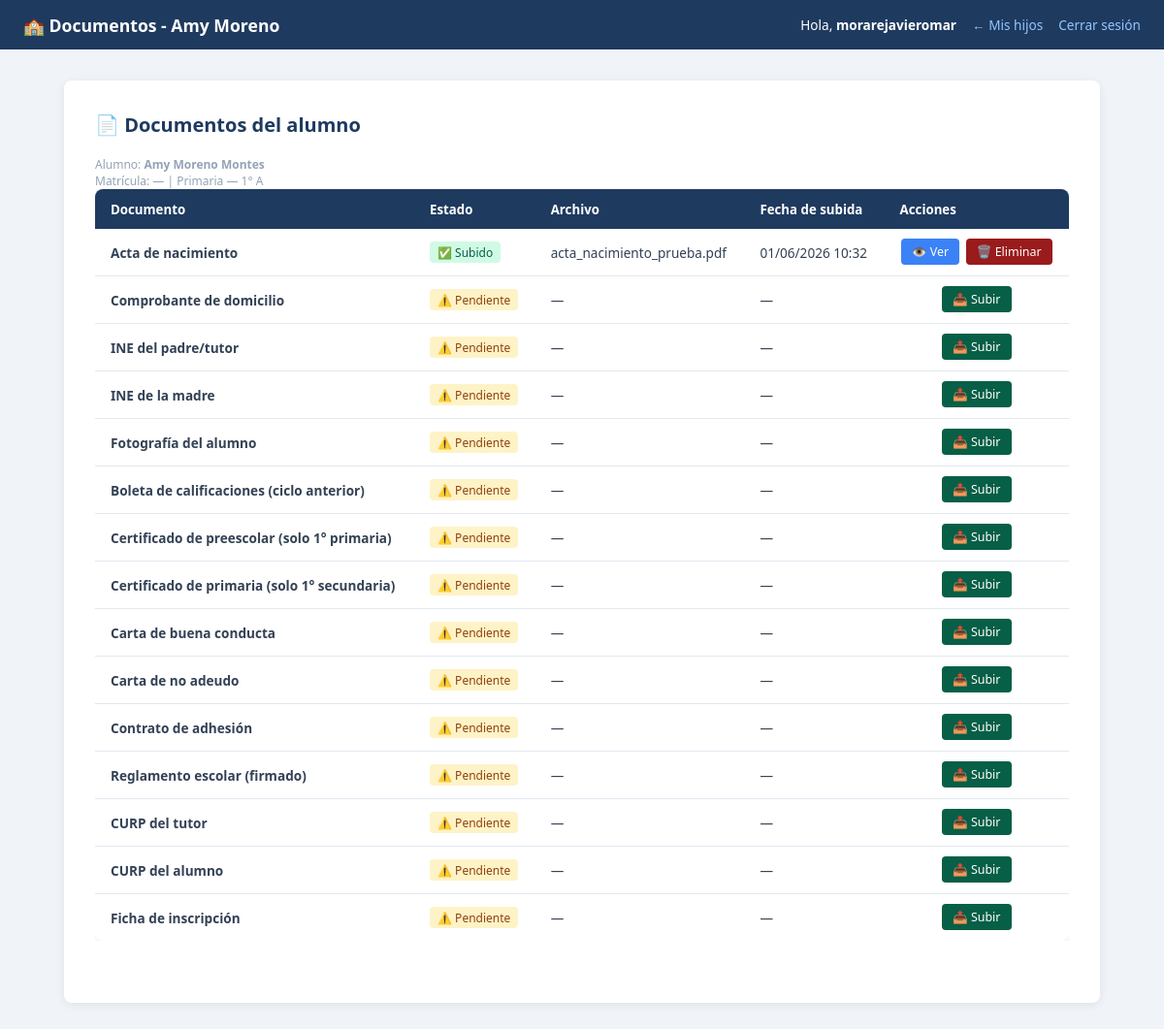
/padre/documentos.php?alumno_id=1 (signed in), run on the app's committed database.
### tables this page shows
CREATE TABLE `alumnos` (
  `id` int(10) unsigned NOT NULL AUTO_INCREMENT,
  `user_id` int(10) unsigned NOT NULL,
  `matricula` varchar(25) DEFAULT NULL,
  `nombre` varchar(100) NOT NULL,
  `apellido_paterno` varchar(60) NOT NULL,
  `apellido_materno` varchar(60) DEFAULT NULL,
  `curp` char(18) DEFAULT NULL,
  `fecha_nacimiento` date NOT NULL,
  `fecha_ingreso` date NOT NULL,
  `genero` enum('masculino','femenino','otro') NOT NULL,
  `rol` enum('estudiante') NOT NULL DEFAULT 'estudiante',
  `grado` tinyint(3) unsigned NOT NULL COMMENT '1-6',
  `grupo` enum('A','B','C','D') NOT NULL,
  `seccion` enum('maternal','preescolar','primaria','secundaria') NOT NULL,
  `activo` tinyint(1) NOT NULL DEFAULT 1,
  `creado_en` datetime NOT NULL DEFAULT current_timestamp(),
  `estatus` enum('nuevo_ingreso','reinscripcion','regular','baja') NOT NULL DEFAULT 'regular' COMMENT 'Estatus del alumno',
  `beca_interna` decimal(10,2) NOT NULL DEFAULT 0.00 COMMENT 'Monto de beca interna',
  `beca_externa` decimal(10,2) NOT NULL DEFAULT 0.00 COMMENT 'Monto de beca externa',
  PRIMARY KEY (`id`),
  UNIQUE KEY `user_id` (`user_id`),
  UNIQUE KEY `curp` (`curp`),
  UNIQUE KEY `matricula` (`matricula`),
  KEY `idx_estatus` (`estatus`),
  KEY `idx_beca_interna` (`beca_interna`),
  KEY `idx_beca_externa` (`beca_externa`),
  KEY `idx_fecha_ingreso` (`fecha_ingreso`),
  KEY `idx_apellidos_nombre` (`apellido_paterno`,`apellido_materno`,`nombre`),
  CONSTRAINT `alumnos_ibfk_1` FOREIGN KEY (`user_id`) REFERENCES `users` (`id`) ON DELETE CASCADE
);

CREATE TABLE `documentos_alumnos` (
  `id` int(10) unsigned NOT NULL AUTO_INCREMENT,
  `alumno_id` int(10) unsigned NOT NULL,
  `tipo_documento` enum('acta_nacimiento','comprobante_domicilio','ine_padre','ine_madre','fotografia','boleta_anterior','certificado_preescolar','certificado_primaria','carta_buena_conducta','carta_no_adeudo','contrato_adhesion','reglamento_escolar','curp_tutor','curp_alumno','ficha_inscripcion') NOT NULL,
  `nombre_archivo` varchar(255) NOT NULL,
  `ruta_archivo` varchar(500) NOT NULL,
  `tamano` int(10) unsigned DEFAULT NULL,
  `observaciones` text DEFAULT NULL,
  `subido_por` int(10) unsigned NOT NULL COMMENT 'user_id del padre/tutor',
  `fecha_subida` datetime NOT NULL DEFAULT current_timestamp(),
  `activo` tinyint(1) DEFAULT 1,
  PRIMARY KEY (`id`),
  UNIQUE KEY `uk_alumno_documento` (`alumno_id`,`tipo_documento`),
  KEY `subido_por` (`subido_por`),
  CONSTRAINT `documentos_alumnos_ibfk_1` FOREIGN KEY (`alumno_id`) REFERENCES `alumnos` (`id`) ON DELETE CASCADE,
  CONSTRAINT `documentos_alumnos_ibfk_2` FOREIGN KEY (`subido_por`) REFERENCES `users` (`id`)
);

### models/DocumentoModel.php (called while the page is built, shortened)
<?php
class DocumentoModel {
    private mysqli $db;
    public function __construct(mysqli $db) {
        $this->db = $db;
        $this->uploadDir = __DIR__ . '/../uploads/documentos/';
    }
    public function getTiposDocumentos(): array {
        return [
            'acta_nacimiento' => 'Acta de nacimiento',
            'comprobante_domicilio' => 'Comprobante de domicilio',
            'ine_padre' => 'INE del padre/tutor',
            'ine_madre' => 'INE de la madre',
            'fotografia' => 'Fotografía del alumno',
            'boleta_anterior' => 'Boleta de calificaciones (ciclo anterior)',
            'certificado_preescolar' => 'Certificado de preescolar (solo 1° primaria)',
            'certificado_primaria' => 'Certificado de primaria (solo 1° secundaria)',
            'carta_buena_conducta' => 'Carta de buena conducta',
            'carta_no_adeudo' => 'Carta de no adeudo',
            'contrato_adhesion' => 'Contrato de adhesión',
            'reglamento_escolar' => 'Reglamento escolar (firmado)',
            'curp_tutor' => 'CURP del tutor',
            'curp_alumno' => 'CURP del alumno',
            'ficha_inscripcion' => 'Ficha de inscripción'
        ];
    }
    public function getDocumentosPorAlumno(int $alumnoId): array {
        $stmt = $this->db->prepare("
            SELECT d.*, u.username as subido_por_nombre
            FROM documentos_alumnos d
            JOIN users u ON u.id = d.subido_por
            WHERE d.alumno_id = ? AND d.activo = 1
            ORDER BY d.tipo_documento
        ");
        $stmt->bind_param('i', $alumnoId);
        $stmt->execute();
        $result = $stmt->get_result();
        $documentos = [];
        while ($row = $result->fetch_assoc()) {
            $documentos[] = $row;
        }
        return $documentos;
    }
}
?>

### padre/documentos.php (the view, shortened to what this page needs)
<?php
require_once __DIR__ . '/../models/AlumnoModel.php';
require_once __DIR__ . '/../models/DocumentoModel.php';
$db = getConexion();
$documentoModel = new DocumentoModel($db);
$alumnoId = (int)($_GET['alumno_id'] ?? 0);
$tiposDocumentos = $documentoModel->getTiposDocumentos();
$documentosSubidos = $documentoModel->getDocumentosPorAlumno($alumnoId);
$documentosPorTipo = [];
foreach ($documentosSubidos as $doc) {
    $documentosPorTipo[$doc['tipo_documento']] = $doc;
}
$stmtAlumno = $db->prepare("SELECT nombre, apellido_paterno, apellido_materno, grado, grupo, seccion, matricula FROM alumnos WHERE id = ?");
$stmtAlumno->bind_param('i', $alumnoId);
$stmtAlumno->execute();
$alumno = $stmtAlumno->get_result()->fetch_assoc();
$pageTitle = 'Documentos - ' . htmlspecialchars($alumno['nombre'] . ' ' . $alumno['apellido_paterno']);
$backLink = 'mis_hijos.php';
$backLabel = '← Mis hijos';
include __DIR__ . '/../includes/header.php';
?>
<main class="container">
    <div class="card">
        <h2 class="section-title">📄 Documentos del alumno</h2>
        <p class="form-hint">
            Alumno: <strong><?= htmlspecialchars($alumno['nombre'] . ' ' . $alumno['apellido_paterno'] . ' ' . ($alumno['apellido_materno'] ?? '')) ?></strong><br>
            Matrícula: <?= htmlspecialchars($alumno['matricula'] ?? '—') ?> | <?= ucfirst($alumno['seccion']) ?> — <?= $alumno['grado'] ?>° <?= $alumno['grupo'] ?>
        </p>
        <div style="overflow-x: auto; margin-bottom: 2rem;">
            <table class="data-table">
                <thead>
                    <tr>
                        <th>Documento</th>
                        <th>Estado</th>
                        <th>Archivo</th>
                        <th>Fecha de subida</th>
                        <th>Acciones</th>
                    </tr>
                </thead>
                <tbody>
                    <?php foreach ($tiposDocumentos as $tipo => $nombre): ?>
                        <?php $doc = $documentosPorTipo[$tipo] ?? null; ?>
                        <tr>
                            <td><strong><?= htmlspecialchars($nombre) ?></strong></td>
                            <td>
                                <?php if ($doc): ?>
                                    <span class="badge badge--active">✅ Subido</span>
                                <?php else: ?>
                                    <span class="badge badge--warn">⚠️ Pendiente</span>
                                <?php endif; ?>
                            </td>
                            <td>
                                <?= $doc ? htmlspecialchars($doc['nombre_archivo']) : '—' ?>
                            </td>
                            <td>
                                <?= $doc ? date('d/m/Y H:i', strtotime($doc['fecha_subida'])) : '—' ?>
                            </td>
                            <td class="table-actions">
                                <?php if ($doc): ?>
                                    <a href="/proyecto/<?= $doc['ruta_archivo'] ?>" target="_blank" class="btn btn--sm btn--accent">👁️ Ver</a>
                                    <form method="POST" style="display: inline;" onsubmit="return confirm('¿Eliminar este documento?')">
                                        <button type="submit" name="eliminar_documento" class="btn btn--sm btn--danger">🗑️ Eliminar</button>
                                    </form>
                                <?php else: ?>
                                    <button type="button" class="btn btn--sm btn--success btn-subir" data-tipo="<?= $tipo ?>" data-nombre="<?= htmlspecialchars($nombre) ?>">📤 Subir</button>
                                <?php endif; ?>
                            </td>
                        </tr>
                    <?php endforeach; ?>
                </tbody>
            </table>
        </div>
    </div>
</main>
<?php include __DIR__ . '/../includes/footer.php'; ?>

### includes/header.php (shortened to what this page needs)
<?php
$backLabel = $backLabel ?? '← Menú';
$backLink  = $backLink  ?? '';
?>
<!DOCTYPE html>
<html lang="es">
<head>
  <link rel="stylesheet" href="/proyecto/css/style.css">
</head>
<body>
<header class="site-header">
  <span class="site-header__title">
    🏫 <?= htmlspecialchars($pageTitle ?? 'Sistema Escolar') ?>
  </span>
  <nav class="site-header__nav" aria-label="Navegación de cabecera">
    <?php if (!empty($_SESSION['username'])): ?>
      <span>Hola, <strong><?= htmlspecialchars($_SESSION['username']) ?></strong></span>
    <?php endif; ?>
    <?php if ($backLink !== ''): ?>
      <a href="<?= htmlspecialchars($backLink) ?>"><?= htmlspecialchars($backLabel) ?></a>
    <?php endif; ?>
    <?php if (!empty($_SESSION['user_id'])): ?>
      <a href="/proyecto/logout.php">Cerrar sesión</a>
    <?php endif; ?>
  </nav>
</header>

### css/style.css (style rules this page uses)
:root { --color-primary: #1e3a5f; --color-primary-h: #2d5282; --color-accent: #3b82f6; --color-bg: #f0f4f8; --color-surface: #ffffff; --color-border: #e2e8f0; --color-text: #334155; --color-muted: #64748b; --color-placeholder:#94a3b8; --color-success-bg: #d1fae5; --color-success-tx: #065f46; --color-error-bg: #fee2e2; --color-error-tx: #991b1b; --color-warn-bg: #fef3c7; --color-warn-tx: #92400e; --color-info-bg: #eff6ff; --color-info-tx: #1e3a5f; --color-badge-bg: #dbeafe; --color-badge-tx: #1d4ed8; --radius: 8px; --radius-sm: 4px; --shadow: 0 2px 10px rgba(0,0,0,.08); --shadow-lg: 0 6px 18px rgba(0,0,0,.12); --font: 'Segoe UI', system-ui, sans-serif; }
*, *::before, *::after { box-sizing: border-box; margin: 0; padding: 0; }
body { font-family: var(--font); background: var(--color-bg); color: var(--color-text); min-height: 100vh; }
.container { max-width: 1100px; margin: 2rem auto; padding: 0 1rem; }
.site-header { background: var(--color-primary); color: #fff; display: flex; align-items: center; justify-content: space-between; padding: .85rem 1.5rem; }
.site-header__title { font-size: 1.1rem; font-weight: 600; }
.site-header__nav { display: flex; align-items: center; gap: 1rem; font-size: .85rem; }
.site-header__nav a { color: #93c5fd; text-decoration: none; }
.card { background: var(--color-surface); border-radius: var(--radius); box-shadow: var(--shadow); padding: 2rem; }
.section-title { color: var(--color-primary); margin-bottom: 1.2rem; font-size: 1.25rem; }
.form-hint { font-size: .75rem; color: var(--color-placeholder); }
.btn { display: inline-block; background: var(--color-primary); color: #fff; border: none; border-radius: var(--radius-sm); padding: .75rem 1.5rem; font-size: .95rem; font-family: var(--font); cursor: pointer; text-decoration: none; margin-top: .5rem; transition: background .15s; }
.btn--sm { padding: .32rem .7rem; font-size: .78rem; margin-top: 0; }
.btn--success { background: #065f46; }
.btn--accent { background: var(--color-accent); }
.btn--danger { background: #991b1b; }
.data-table { width: 100%; border-collapse: collapse; background: var(--color-surface); border-radius: var(--radius); overflow: hidden; box-shadow: var(--shadow); }
.data-table thead th { background: var(--color-primary); color: #fff; padding: .7rem 1rem; text-align: left; font-size: .83rem; }
.data-table tbody td { padding: .65rem 1rem; font-size: .85rem; border-bottom: 1px solid var(--color-border); }
.data-table tbody tr:last-child td { border-bottom: none; }
.badge { display: inline-block; background: var(--color-badge-bg); color: var(--color-badge-tx); border-radius: var(--radius-sm); padding: .15rem .5rem; font-size: .75rem; }
.badge--active { background: #d1fae5; color: #065f46; }
.badge--warn { background: var(--color-warn-bg); color: var(--color-warn-tx); }
.table-actions { display: flex; gap: .4rem; flex-wrap: wrap; }
.table-actions { display: flex; gap: 0.4rem; flex-wrap: wrap; justify-content: center; }

### data on the page
alumnos: pageTitle "Documentos - Amy Moreno", nombre+apellido_paterno+apellido_materno "Amy Moreno Montes", matricula "—", seccion "Primaria", grado "1", grupo "A"
documentos_alumnos: nombre "Acta de nacimiento", shows "✅ Subido", nombre_archivo "acta_nacimiento_prueba.pdf", fecha_subida "01/06/2026 10:32"

### other printed values
$_SESSION['username'] "morarejavieromar"
$backLabel "← Mis hijos"
$nombre "Comprobante de domicilio"
$nombre "INE del padre/tutor"
$nombre "INE de la madre"
$nombre "Fotografía del alumno"
$nombre "Boleta de calificaciones (ciclo anterior)"
$nombre "Certificado de preescolar (solo 1° primaria)"
$nombre "Certificado de primaria (solo 1° secundaria)"
$nombre "Carta de buena conducta"
$nombre "Carta de no adeudo"
$nombre "Contrato de adhesión"
$nombre "Reglamento escolar (firmado)"
$nombre "CURP del tutor"
$nombre "CURP del alumno"
